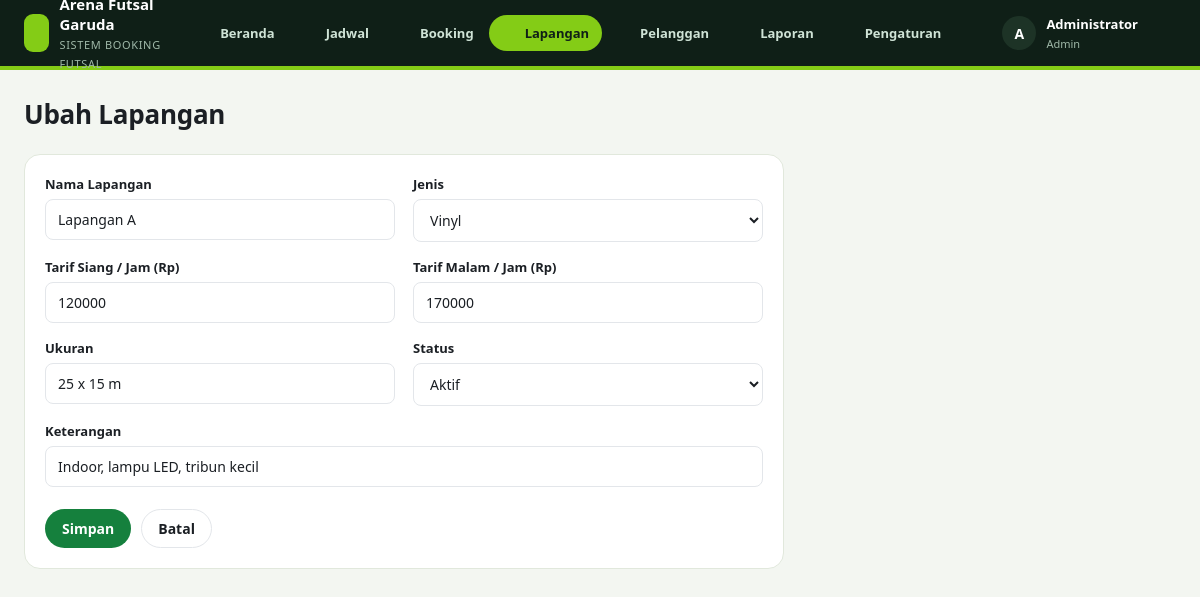
Page /index.php?page=lapangan.form&id=1 (signed in) on the committed database.
### tables this page shows
CREATE TABLE lapangan (
  id INT AUTO_INCREMENT PRIMARY KEY,
  nama VARCHAR(50) NOT NULL,
  jenis ENUM('Vinyl','Sintetis','Interlock','Parket') NOT NULL DEFAULT 'Sintetis',
  ukuran VARCHAR(30),
  harga_siang INT NOT NULL,
  harga_malam INT NOT NULL,
  status ENUM('aktif','perbaikan') NOT NULL DEFAULT 'aktif',
  keterangan VARCHAR(255),
  created_at TIMESTAMP DEFAULT CURRENT_TIMESTAMP
);

### index.php (called while the page is built, shortened)
<?php
require __DIR__ . '/includes/bootstrap.php';
$routes = [
    'login'           => 'pages/login.php',
    'logout'          => 'pages/logout.php',
    'publik'          => 'pages/publik.php',
    'dashboard'       => 'pages/dashboard.php',
    'jadwal'          => 'pages/jadwal.php',
    'booking'         => 'pages/booking/index.php',
    'booking.baru'    => 'pages/booking/baru.php',
    'booking.bayar'   => 'pages/booking/bayar.php',
    'booking.status'  => 'pages/booking/status.php',
    'booking.struk'   => 'pages/booking/struk.php',
    'lapangan'        => 'pages/lapangan/index.php',
    'lapangan.form'   => 'pages/lapangan/form.php',
    'pelanggan'       => 'pages/pelanggan/index.php',
    'pelanggan.form'  => 'pages/pelanggan/form.php',
    'laporan'         => 'pages/laporan.php',
    'pengaturan'      => 'pages/pengaturan.php',
];
$page = $_GET['page'] ?? 'dashboard';
require __DIR__ . '/' . $routes[$page];

### pages/lapangan/form.php (the view, shortened to what this page needs)
<?php
$id = (int) ($_GET['id'] ?? 0);
$l = $id ? q('SELECT * FROM lapangan WHERE id = ?', [$id])->fetch() : null;
$data = $l ?: ['nama' => '', 'jenis' => 'Sintetis', 'ukuran' => '', 'harga_siang' => '', 'harga_malam' => '', 'status' => 'aktif', 'keterangan' => ''];
require __DIR__ . '/../../includes/header.php';
?>
<form method="post" class="card" style="max-width:760px">
    <div class="card-body">
        <div class="form-grid">
            <div><label>Nama Lapangan</label><input type="text" name="nama" value="<?= e($data['nama']) ?>" required></div>
            <div><label>Jenis</label><select name="jenis"><?php foreach (['Vinyl', 'Sintetis', 'Interlock', 'Parket'] as $o): ?><option <?= $data['jenis'] === $o ? 'selected' : '' ?>><?= $o ?></option><?php endforeach; ?></select></div>
            <div><label>Tarif Siang / Jam (Rp)</label><input type="number" name="harga_siang" value="<?= e($data['harga_siang']) ?>" min="0" step="5000" required></div>
            <div><label>Tarif Malam / Jam (Rp)</label><input type="number" name="harga_malam" value="<?= e($data['harga_malam']) ?>" min="0" step="5000" required></div>
            <div><label>Ukuran</label><input type="text" name="ukuran" value="<?= e($data['ukuran']) ?>" placeholder="25 x 15 m"></div>
            <div><label>Status</label><select name="status"><option value="aktif" <?= $data['status'] === 'aktif' ? 'selected' : '' ?>>Aktif</option></select></div>
            <div class="full"><label>Keterangan</label><input type="text" name="keterangan" value="<?= e($data['keterangan']) ?>"></div>
        </div>
        <div class="form-actions"><button class="btn btn-primary">Simpan</button><a href="<?= url('lapangan') ?>" class="btn btn-light">Batal</a></div>
    </div>
</form>
<?php require __DIR__ . '/../../includes/footer.php'; ?>

### assets/css/style.css (style rules this page uses)
:root { --bg: #f4f5f7; --surface: #ffffff; --border: #e3e6ea; --text: #1b1f24; --muted: #6b7280; --primary: #15803d; --primary-dark: #116632; --primary-soft: #e3f4e8; --green: #15803d; --green-soft: #e7f6ec; --blue: #1f4fd8; --blue-soft: #e8eefc; --amber: #b45309; --amber-soft: #fdf3e2; --red: #b91c1c; --red-soft: #fdeaea; --gray: #4b5563; --gray-soft: #eef0f2; --sidebar: #0f1f17; --radius: 10px; }
* { box-sizing: border-box; }
body { margin: 0; font-family: -apple-system, "Segoe UI", Roboto, "Helvetica Neue", Arial, sans-serif; font-size: 14px; color: var(--text); background: var(--bg); }
a { color: var(--primary); text-decoration: none; }
.card { background: var(--surface); border: 1px solid var(--border); border-radius: var(--radius); }
.card-body { padding: 20px; }
.btn { display: inline-flex; align-items: center; gap: 8px; padding: 9px 16px; border-radius: 8px; border: 1px solid transparent; font: inherit; font-weight: 600; cursor: pointer; white-space: nowrap; }
.btn-primary { background: var(--primary); color: #fff; }
.btn-light { background: var(--surface); border-color: var(--border); color: var(--text); }
.form-grid { display: grid; grid-template-columns: 1fr 1fr; gap: 16px 18px; }
.form-grid .full { grid-column: 1 / -1; }
label { display: block; font-weight: 600; margin-bottom: 6px; font-size: 13px; }
input[type=text], input[type=number], input[type=date], input[type=password], input[type=search], select, textarea { width: 100%; padding: 10px 12px; border: 1px solid var(--border); border-radius: 8px; font: inherit; background: #fff; color: var(--text); }
.form-actions { display: flex; gap: 10px; margin-top: 22px; }
body.topnav-layout { background: #f3f6f1; font-family: "Trebuchet MS", "Segoe UI", system-ui, sans-serif; }
.topnav-layout .card { border-radius: 16px; border-color: #e1e8dc; }
.topnav-layout .btn { border-radius: 999px; }

### rows in the picture
lapangan: nama "Lapangan A", jenis "Vinyl", harga_siang "120000", harga_malam "170000", ukuran "25 x 15 m", status "Aktif", keterangan "Indoor, lampu LED, tribun kecil"

### other values in the picture
$label "Beranda"
$label "Jadwal"
$label "Booking"
$label "Lapangan"
$label "Pelanggan"
$label "Laporan"
$label "Pengaturan"
substr(user()['nama'], 0, 1) "A"
user()['nama'] "Administrator"
user()['role'] "Admin"
$title "Ubah Lapangan"
